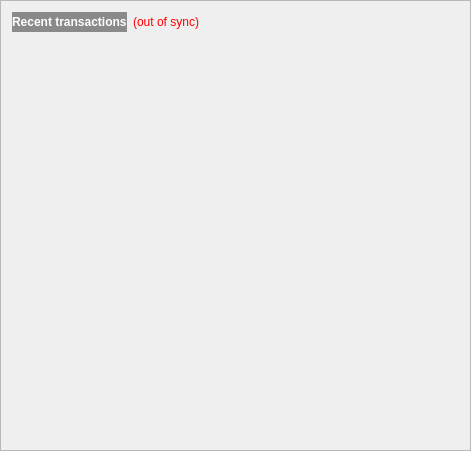
  <widget class="QFrame" name="frame_2">
   <property name="geometry">
    <rect>
     <x>480</x>
     <y>80</y>
     <width>471</width>
     <height>451</height>
    </rect>
   </property>
   <property name="palette">
    <palette>
     <active>
      <colorrole role="WindowText">
       <brush brushstyle="SolidPattern">
        <color alpha="255">
         <red>255</red>
         <green>255</green>
         <blue>255</blue>
        </color>
       </brush>
      </colorrole>
      <colorrole role="Dark">
       <brush brushstyle="SolidPattern">
        <color alpha="255">
         <red>178</red>
         <green>178</green>
         <blue>178</blue>
        </color>
       </brush>
      </colorrole>
      <colorrole role="Mid">
       <brush brushstyle="SolidPattern">
        <color alpha="255">
         <red>178</red>
         <green>178</green>
         <blue>178</blue>
        </color>
       </brush>
      </colorrole>
      <colorrole role="Text">
       <brush brushstyle="SolidPattern">
        <color alpha="255">
         <red>255</red>
         <green>255</green>
         <blue>255</blue>
        </color>
       </brush>
      </colorrole>
      <colorrole role="ButtonText">
       <brush brushstyle="SolidPattern">
        <color alpha="255">
         <red>255</red>
         <green>255</green>
         <blue>255</blue>
        </color>
       </brush>
      </colorrole>
      <colorrole role="HighlightedText">
       <brush brushstyle="SolidPattern">
        <color alpha="255">
         <red>255</red>
         <green>255</green>
         <blue>255</blue>
        </color>
       </brush>
      </colorrole>
     </active>
     <inactive>
      <colorrole role="WindowText">
       <brush brushstyle="SolidPattern">
        <color alpha="255">
         <red>255</red>
         <green>255</green>
         <blue>255</blue>
        </color>
       </brush>
      </colorrole>
      <colorrole role="Dark">
       <brush brushstyle="SolidPattern">
        <color alpha="255">
         <red>178</red>
         <green>178</green>
         <blue>178</blue>
        </color>
       </brush>
      </colorrole>
      <colorrole role="Mid">
       <brush brushstyle="SolidPattern">
        <color alpha="255">
         <red>178</red>
         <green>178</green>
         <blue>178</blue>
        </color>
       </brush>
      </colorrole>
      <colorrole role="Text">
       <brush brushstyle="SolidPattern">
        <color alpha="255">
         <red>255</red>
         <green>255</green>
         <blue>255</blue>
        </color>
       </brush>
      </colorrole>
      <colorrole role="ButtonText">
       <brush brushstyle="SolidPattern">
        <color alpha="255">
         <red>255</red>
         <green>255</green>
         <blue>255</blue>
        </color>
       </brush>
      </colorrole>
      <colorrole role="HighlightedText">
       <brush brushstyle="SolidPattern">
        <color alpha="255">
         <red>255</red>
         <green>255</green>
         <blue>255</blue>
        </color>
       </brush>
      </colorrole>
     </inactive>
     <disabled>
      <colorrole role="WindowText">
       <brush brushstyle="SolidPattern">
        <color alpha="255">
         <red>255</red>
         <green>255</green>
         <blue>255</blue>
        </color>
       </brush>
      </colorrole>
      <colorrole role="Dark">
       <brush brushstyle="SolidPattern">
        <color alpha="255">
         <red>178</red>
         <green>178</green>
         <blue>178</blue>
        </color>
       </brush>
      </colorrole>
      <colorrole role="Mid">
       <brush brushstyle="SolidPattern">
        <color alpha="255">
         <red>178</red>
         <green>178</green>
         <blue>178</blue>
        </color>
       </brush>
      </colorrole>
      <colorrole role="Text">
       <brush brushstyle="SolidPattern">
        <color alpha="255">
         <red>255</red>
         <green>255</green>
         <blue>255</blue>
        </color>
       </brush>
      </colorrole>
      <colorrole role="ButtonText">
       <brush brushstyle="SolidPattern">
        <color alpha="255">
         <red>255</red>
         <green>255</green>
         <blue>255</blue>
        </color>
       </brush>
      </colorrole>
      <colorrole role="HighlightedText">
       <brush brushstyle="SolidPattern">
        <color alpha="255">
         <red>255</red>
         <green>255</green>
         <blue>255</blue>
        </color>
       </brush>
      </colorrole>
     </disabled>
    </palette>
   </property>
   <property name="autoFillBackground">
    <bool>true</bool>
   </property>
   <property name="frameShape">
    <enum>QFrame::StyledPanel</enum>
   </property>
   <property name="frameShadow">
    <enum>QFrame::Raised</enum>
   </property>
   <layout class="QVBoxLayout" name="verticalLayout">
    <item>
     <layout class="QHBoxLayout" name="horizontalLayout_2">
      <item>
       <widget class="QLabel" name="label_4">
        <property name="autoFillBackground">
         <bool>false</bool>
        </property>
        <property name="styleSheet">
         <string notr="true">background-color: rgb(138, 138, 138);</string>
        </property>
        <property name="text">
         <string>&lt;html&gt;&lt;head/&gt;&lt;body&gt;&lt;p&gt;&lt;span style=&quot; font-weight:600; color:#ffffff;&quot;&gt;Recent transactions&lt;/span&gt;&lt;/p&gt;&lt;/body&gt;&lt;/html&gt;</string>
        </property>
       </widget>
      </item>
      <item>
       <widget class="QLabel" name="labelTransactionsStatus">
        <property name="palette">
         <palette>
          <active>
           <colorrole role="WindowText">
            <brush brushstyle="SolidPattern">
             <color alpha="255">
              <red>255</red>
              <green>0</green>
              <blue>0</blue>
             </color>
            </brush>
           </colorrole>
           <colorrole role="Button">
            <brush brushstyle="SolidPattern">
             <color alpha="255">
              <red>178</red>
              <green>178</green>
              <blue>178</blue>
             </color>
            </brush>
           </colorrole>
           <colorrole role="Dark">
            <brush brushstyle="SolidPattern">
             <color alpha="255">
              <red>178</red>
              <green>178</green>
              <blue>178</blue>
             </color>
            </brush>
           </colorrole>
           <colorrole role="Text">
            <brush brushstyle="SolidPattern">
             <color alpha="255">
              <red>255</red>
              <green>0</green>
              <blue>0</blue>
             </color>
            </brush>
           </colorrole>
           <colorrole role="ButtonText">
            <brush brushstyle="SolidPattern">
             <color alpha="255">
              <red>255</red>
              <green>0</green>
              <blue>0</blue>
             </color>
            </brush>
           </colorrole>
          </active>
          <inactive>
           <colorrole role="WindowText">
            <brush brushstyle="SolidPattern">
             <color alpha="255">
              <red>255</red>
              <green>0</green>
              <blue>0</blue>
             </color>
            </brush>
           </colorrole>
           <colorrole role="Button">
            <brush brushstyle="SolidPattern">
             <color alpha="255">
              <red>178</red>
              <green>178</green>
              <blue>178</blue>
             </color>
            </brush>
           </colorrole>
           <colorrole role="Dark">
            <brush brushstyle="SolidPattern">
             <color alpha="255">
              <red>178</red>
              <green>178</green>
              <blue>178</blue>
             </color>
            </brush>
           </colorrole>
           <colorrole role="Text">
            <brush brushstyle="SolidPattern">
             <color alpha="255">
              <red>255</red>
              <green>0</green>
              <blue>0</blue>
             </color>
            </brush>
           </colorrole>
           <colorrole role="ButtonText">
            <brush brushstyle="SolidPattern">
             <color alpha="255">
              <red>255</red>
              <green>0</green>
              <blue>0</blue>
             </color>
            </brush>
           </colorrole>
          </inactive>
          <disabled>
           <colorrole role="WindowText">
            <brush brushstyle="SolidPattern">
             <color alpha="255">
              <red>255</red>
              <green>0</green>
              <blue>0</blue>
             </color>
            </brush>
           </colorrole>
           <colorrole role="Button">
            <brush brushstyle="SolidPattern">
             <color alpha="255">
              <red>178</red>
              <green>178</green>
              <blue>178</blue>
             </color>
            </brush>
           </colorrole>
           <colorrole role="Dark">
            <brush brushstyle="SolidPattern">
             <color alpha="255">
              <red>178</red>
              <green>178</green>
              <blue>178</blue>
             </color>
            </brush>
           </colorrole>
           <colorrole role="Text">
            <brush brushstyle="SolidPattern">
             <color alpha="255">
              <red>255</red>
              <green>0</green>
              <blue>0</blue>
             </color>
            </brush>
           </colorrole>
           <colorrole role="ButtonText">
            <brush brushstyle="SolidPattern">
             <color alpha="255">
              <red>255</red>
              <green>0</green>
              <blue>0</blue>
             </color>
            </brush>
           </colorrole>
          </disabled>
         </palette>
        </property>
        <property name="toolTip">
         <string>The displayed information may be out of date. Your wallet automatically synchronizes with the Sterlingcoin network after a connection is established, but this process has not completed yet.</string>
        </property>
        <property name="autoFillBackground">
         <bool>false</bool>
        </property>
        <property name="styleSheet">
         <string notr="true">QLabel { color: red; }
background-color: rgb(138, 138, 138);</string>
        </property>
        <property name="text">
         <string notr="true">(out of sync)</string>
        </property>
        <property name="alignment">
         <set>Qt::AlignRight|Qt::AlignTrailing|Qt::AlignVCenter</set>
        </property>
       </widget>
      </item>
      <item>
       <spacer name="horizontalSpacer">
        <property name="autoFillBackground">
         <bool>true</bool>
        </property>
        <property name="orientation">
         <enum>Qt::Horizontal</enum>
        </property>
        <property name="sizeHint" stdset="0">
         <size>
          <width>40</width>
          <height>20</height>
         </size>
        </property>
       </spacer>
      </item>
     </layout>
    </item>
    <item>
     <widget class="QListView" name="listTransactions">
      <property name="palette">
       <palette>
        <active>
         <colorrole role="WindowText">
          <brush brushstyle="SolidPattern">
           <color alpha="255">
            <red>255</red>
            <green>255</green>
            <blue>255</blue>
           </color>
          </brush>
         </colorrole>
         <colorrole role="Button">
          <brush brushstyle="SolidPattern">
           <color alpha="0">
            <red>0</red>
            <green>0</green>
            <blue>0</blue>
           </color>
          </brush>
         </colorrole>
         <colorrole role="Light">
          <brush brushstyle="SolidPattern">
           <color alpha="255">
            <red>255</red>
            <green>255</green>
            <blue>255</blue>
           </color>
          </brush>
         </colorrole>
         <colorrole role="Midlight">
          <brush brushstyle="SolidPattern">
           <color alpha="255">
            <red>178</red>
            <green>178</green>
            <blue>178</blue>
           </color>
          </brush>
         </colorrole>
         <colorrole role="Dark">
          <brush brushstyle="SolidPattern">
           <color alpha="255">
            <red>178</red>
            <green>178</green>
            <blue>178</blue>
           </color>
          </brush>
         </colorrole>
         <colorrole role="Mid">
          <brush brushstyle="SolidPattern">
           <color alpha="255">
            <red>178</red>
            <green>178</green>
            <blue>178</blue>
           </color>
          </brush>
         </colorrole>
         <colorrole role="Text">
          <brush brushstyle="SolidPattern">
           <color alpha="255">
            <red>255</red>
            <green>255</green>
            <blue>255</blue>
           </color>
          </brush>
         </colorrole>
         <colorrole role="ButtonText">
          <brush brushstyle="SolidPattern">
           <color alpha="255">
            <red>255</red>
            <green>255</green>
            <blue>255</blue>
           </color>
          </brush>
         </colorrole>
         <colorrole role="Base">
          <brush brushstyle="NoBrush">
           <color alpha="255">
            <red>0</red>
            <green>0</green>
            <blue>0</blue>
           </color>
          </brush>
         </colorrole>
         <colorrole role="Window">
          <brush brushstyle="SolidPattern">
           <color alpha="0">
            <red>0</red>
            <green>0</green>
            <blue>0</blue>
           </color>
          </brush>
         </colorrole>
         <colorrole role="HighlightedText">
          <brush brushstyle="SolidPattern">
           <color alpha="255">
            <red>255</red>
            <green>255</green>
            <blue>255</blue>
           </color>
          </brush>
         </colorrole>
         <colorrole role="AlternateBase">
          <brush brushstyle="SolidPattern">
           <color alpha="255">
            <red>178</red>
            <green>178</green>
            <blue>178</blue>
           </color>
          </brush>
         </colorrole>
         <colorrole role="NoRole">
          <brush brushstyle="SolidPattern">
           <color alpha="255">
            <red>178</red>
            <green>178</green>
            <blue>178</blue>
           </color>
          </brush>
         </colorrole>
         <colorrole role="ToolTipBase">
          <brush brushstyle="SolidPattern">
           <color alpha="255">
            <red>178</red>
            <green>178</green>
            <blue>178</blue>
           </color>
          </brush>
         </colorrole>
        </active>
        <inactive>
         <colorrole role="WindowText">
          <brush brushstyle="SolidPattern">
           <color alpha="255">
            <red>255</red>
            <green>255</green>
            <blue>255</blue>
           </color>
          </brush>
         </colorrole>
         <colorrole role="Button">
          <brush brushstyle="SolidPattern">
           <color alpha="0">
            <red>0</red>
            <green>0</green>
            <blue>0</blue>
           </color>
          </brush>
         </colorrole>
         <colorrole role="Light">
          <brush brushstyle="SolidPattern">
           <color alpha="255">
            <red>255</red>
            <green>255</green>
            <blue>255</blue>
           </color>
          </brush>
         </colorrole>
         <colorrole role="Midlight">
          <brush brushstyle="SolidPattern">
           <color alpha="255">
            <red>178</red>
            <green>178</green>
            <blue>178</blue>
           </color>
          </brush>
         </colorrole>
         <colorrole role="Dark">
          <brush brushstyle="SolidPattern">
           <color alpha="255">
            <red>178</red>
            <green>178</green>
            <blue>178</blue>
           </color>
          </brush>
         </colorrole>
         <colorrole role="Mid">
          <brush brushstyle="SolidPattern">
           <color alpha="255">
            <red>178</red>
            <green>178</green>
            <blue>178</blue>
           </color>
          </brush>
         </colorrole>
         <colorrole role="Text">
          <brush brushstyle="SolidPattern">
           <color alpha="255">
            <red>255</red>
            <green>255</green>
            <blue>255</blue>
           </color>
          </brush>
         </colorrole>
         <colorrole role="ButtonText">
          <brush brushstyle="SolidPattern">
           <color alpha="255">
            <red>255</red>
            <green>255</green>
            <blue>255</blue>
           </color>
          </brush>
         </colorrole>
         <colorrole role="Base">
          <brush brushstyle="NoBrush">
           <color alpha="255">
            <red>0</red>
            <green>0</green>
            <blue>0</blue>
           </color>
          </brush>
         </colorrole>
         <colorrole role="Window">
          <brush brushstyle="SolidPattern">
           <color alpha="0">
            <red>0</red>
            <green>0</green>
            <blue>0</blue>
           </color>
          </brush>
         </colorrole>
         <colorrole role="HighlightedText">
          <brush brushstyle="SolidPattern">
           <color alpha="255">
            <red>255</red>
            <green>255</green>
            <blue>255</blue>
           </color>
          </brush>
         </colorrole>
         <colorrole role="AlternateBase">
          <brush brushstyle="SolidPattern">
           <color alpha="255">
            <red>178</red>
            <green>178</green>
            <blue>178</blue>
           </color>
          </brush>
         </colorrole>
         <colorrole role="NoRole">
          <brush brushstyle="SolidPattern">
           <color alpha="255">
            <red>178</red>
            <green>178</green>
            <blue>178</blue>
           </color>
          </brush>
         </colorrole>
         <colorrole role="ToolTipBase">
          <brush brushstyle="SolidPattern">
           <color alpha="255">
            <red>178</red>
            <green>178</green>
            <blue>178</blue>
           </color>
          </brush>
         </colorrole>
        </inactive>
        <disabled>
         <colorrole role="WindowText">
          <brush brushstyle="SolidPattern">
           <color alpha="255">
            <red>255</red>
            <green>255</green>
            <blue>255</blue>
           </color>
          </brush>
         </colorrole>
         <colorrole role="Button">
          <brush brushstyle="SolidPattern">
           <color alpha="0">
            <red>0</red>
            <green>0</green>
            <blue>0</blue>
           </color>
          </brush>
         </colorrole>
         <colorrole role="Light">
          <brush brushstyle="SolidPattern">
           <color alpha="255">
            <red>255</red>
            <green>255</green>
            <blue>255</blue>
           </color>
          </brush>
         </colorrole>
         <colorrole role="Midlight">
          <brush brushstyle="SolidPattern">
           <color alpha="255">
            <red>178</red>
            <green>178</green>
            <blue>178</blue>
           </color>
          </brush>
         </colorrole>
         <colorrole role="Dark">
          <brush brushstyle="SolidPattern">
           <color alpha="255">
            <red>178</red>
            <green>178</green>
            <blue>178</blue>
           </color>
          </brush>
         </colorrole>
         <colorrole role="Mid">
          <brush brushstyle="SolidPattern">
           <color alpha="255">
            <red>178</red>
            <green>178</green>
            <blue>178</blue>
           </color>
          </brush>
         </colorrole>
         <colorrole role="Text">
          <brush brushstyle="SolidPattern">
           <color alpha="255">
            <red>255</red>
            <green>255</green>
            <blue>255</blue>
           </color>
          </brush>
         </colorrole>
         <colorrole role="ButtonText">
          <brush brushstyle="SolidPattern">
           <color alpha="255">
            <red>255</red>
            <green>255</green>
            <blue>255</blue>
           </color>
          </brush>
         </colorrole>
         <colorrole role="Base">
          <brush brushstyle="NoBrush">
           <color alpha="255">
            <red>0</red>
            <green>0</green>
            <blue>0</blue>
           </color>
          </brush>
         </colorrole>
         <colorrole role="Window">
          <brush brushstyle="SolidPattern">
           <color alpha="0">
            <red>0</red>
            <green>0</green>
            <blue>0</blue>
           </color>
          </brush>
         </colorrole>
         <colorrole role="HighlightedText">
          <brush brushstyle="SolidPattern">
           <color alpha="255">
            <red>255</red>
            <green>255</green>
            <blue>255</blue>
           </color>
          </brush>
         </colorrole>
         <colorrole role="AlternateBase">
          <brush brushstyle="SolidPattern">
           <color alpha="255">
            <red>178</red>
            <green>178</green>
            <blue>178</blue>
           </color>
          </brush>
         </colorrole>
         <colorrole role="NoRole">
          <brush brushstyle="SolidPattern">
           <color alpha="255">
            <red>178</red>
            <green>178</green>
            <blue>178</blue>
           </color>
          </brush>
         </colorrole>
         <colorrole role="ToolTipBase">
          <brush brushstyle="SolidPattern">
           <color alpha="255">
            <red>178</red>
            <green>178</green>
            <blue>178</blue>
           </color>
          </brush>
         </colorrole>
        </disabled>
       </palette>
      </property>
      <property name="autoFillBackground">
       <bool>true</bool>
      </property>
      <property name="styleSheet">
       <string notr="true">QListView { background: transparent; }</string>
      </property>
      <property name="frameShape">
       <enum>QFrame::NoFrame</enum>
      </property>
      <property name="verticalScrollBarPolicy">
       <enum>Qt::ScrollBarAlwaysOff</enum>
      </property>
      <property name="horizontalScrollBarPolicy">
       <enum>Qt::ScrollBarAlwaysOff</enum>
      </property>
      <property name="selectionMode">
       <enum>QAbstractItemView::NoSelection</enum>
      </property>
     </widget>
    </item>
   </layout>
  </widget>
